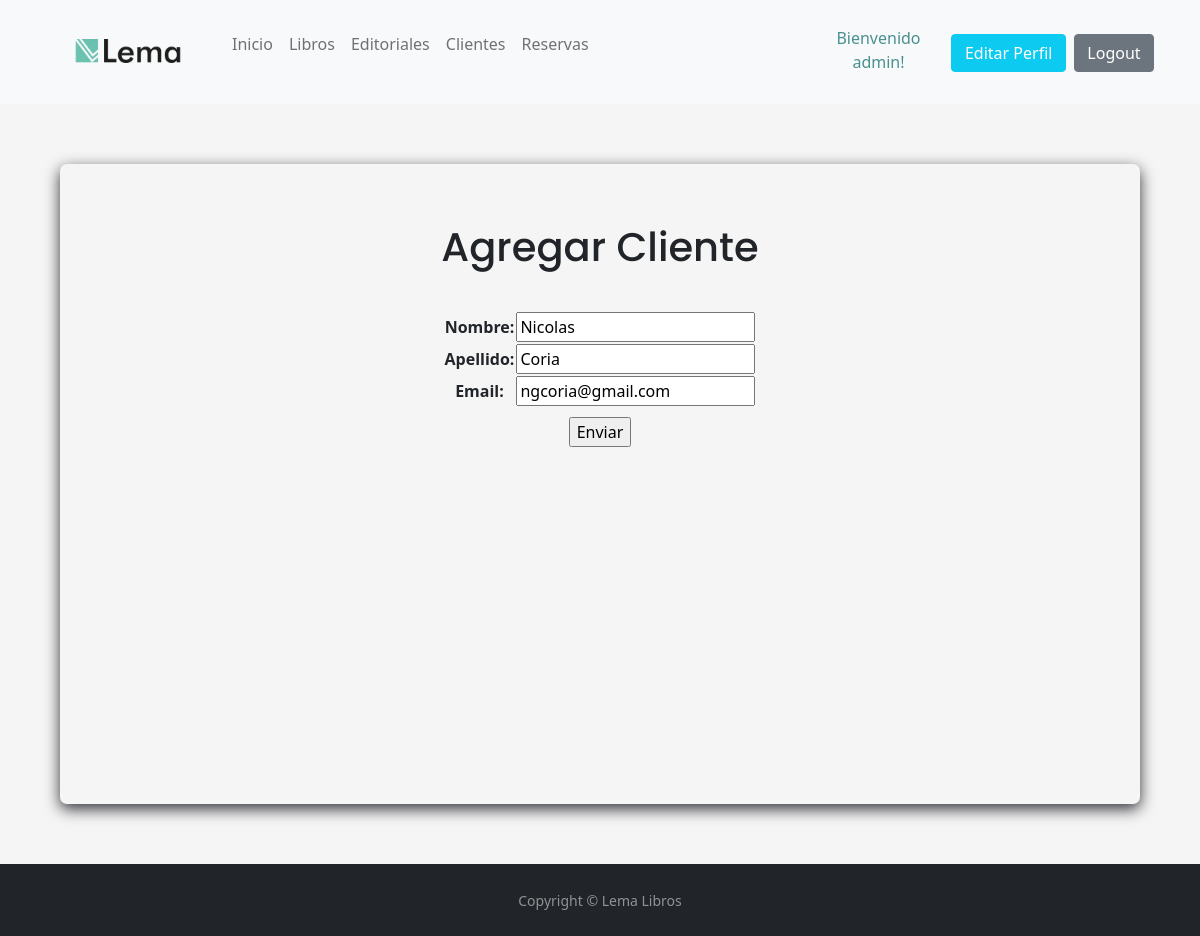
The page /negocio/cliente_update/1/ (signed in) on the database its author committed.
### negocio/models.py (models this page shows, shortened)
class Cliente(models.Model):
    nombre = models.CharField(max_length=25)
    apellido = models.CharField(max_length=25)
    email = models.EmailField()
    class Meta:
        verbose_name = "Cliente"
        verbose_name_plural = "Clientes"

### negocio/views.py (the view)
# urls.py: path('cliente_update/<int:pk>/', ClienteUpdate.as_view(), name="cliente_update"),
class ClienteUpdate(LoginRequiredMixin, UpdateView):
    model = Cliente
    fields = ['nombre', 'apellido', 'email']
    success_url = reverse_lazy("clientes")

### negocio/templates/negocio/cliente_form.html (shortened to what this page needs)
<!DOCTYPE html>
<html>
    <head>
        {% extends 'negocio/home.html' %}
        {% block contenido %}
            <h1>Agregar Cliente</h1>
            <div class="formulario">
                <form action="" method="post">
                    <table>
                        {{ form.as_table }}
                    </table>
                    <input class="boton" type="submit" value="Enviar">
                </form>
            </div>
        {% endblock contenido %}

### negocio/templates/negocio/home.html (shortened to what this page needs)
<!DOCTYPE html>
<html>
    <head>
        {% load static %}
        <link href="https://cdn.jsdelivr.net/npm/bootstrap@5.1.3/dist/css/bootstrap.min.css" rel="stylesheet">
        <link rel="stylesheet" href="{% static 'css/style.css' %}">
    </head>
    <body>
        <header>
            <nav id=navbar class="navbar navbar-expand-lg navbar-light bg-light">
                <a class="navbar-brand" href="{% url 'home' %}"><img id=logo src="{% static 'images/logo.jpg' %}" alt="Logo de Lema"></a>
                <div class="collapse navbar-collapse" id="navbarNav">
                  <ul class="navbar-nav">
                    <li class="nav-item active">
                      <a class="nav-link" href="{% url 'home' %}">Inicio</a>
                    </li>
                    {% if user.is_authenticated %}
                      <li class="nav-item active">
                        <a class="nav-link" href="{% url 'libros' %}">Libros</a>
                      </li>
                      <li class="nav-item">
                        <a class="nav-link" href="{% url 'editoriales' %}">Editoriales</a>
                      </li>
                      <li class="nav-item">
                        <a class="nav-link" href="{% url 'clientes' %}">Clientes</a>
                      </li>
                      <li class="nav-item">
                        <a class="nav-link" href="{% url 'reservas' %}">Reservas</a>
                      </li>
                      <div class="botones_navbar">
                        <p id="mensaje_bienvenida">Bienvenido {{user.username}}!</p>
                        <a href="{% url 'editar_perfil' %}" class="btn btn-info">Editar Perfil</a>
                        <form action="{% url 'logout' %}" method="post">
                          <button class="btn btn-secondary" type="submit">Logout</button>
                        </form>
                      </div>
                    {% else %}
                      <div class="botones_navbar">
                        <a href="{% url 'registro' %}" class="btn btn-success">Register</a>
                        <a href="{% url 'login' %}" class="btn">Login</a>
                      </div>
                    {% endif %}
                  </ul>
                </div>
            </nav>
        </header>
        <main>
        {% block contenido %}{% endblock contenido %}
        </main>
        <footer id="sticky-footer" class="flex-shrink-0 py-4 bg-dark text-white-50">
          <div class="container text-center">
            <small>Copyright &copy; Lema Libros</small>
          </div>
        </footer>
    </body>
</html>

### negocio/static/css/style.css (style rules this page uses)
body { background-color: whitesmoke; background-image: url(../images/background.jpg); background-size: cover; background-position: center; background-attachment: fixed; }
#navbar { display: flex; justify-content: space-between; align-items: center; padding: 10px 4% 8px 4%; }
#logo { width: 180px; margin-left: -10px; margin-right: -10px; margin-bottom: 4px; }
.botones_navbar { display: flex; align-items: center; align-self: center; position: absolute; right: 0; margin-right: 4%; }
#mensaje_bienvenida { color: rgb(73, 144, 144); text-align: center; margin-top: 3%; }
.btn { margin: 2%; }
.btn-info { color: white !important; width: 120px; height: 38px; }
main { padding: 5px; margin: 60px 60px; background-color: whitesmoke; background-size: cover; background-position: center; box-shadow: 0px 5px 15px #323338; border-radius: 7px; animation-name: fade-in; animation-duration: 5s; animation-timing-function: ease-out; min-height: 80vh; }
h1, h2, h4 { display: flex; justify-content: center; align-items: center; padding: 5% 0% 3% 0%; font-family: 'Poppins', sans-serif; }
.formulario { display: flex; justify-content: center; text-align: center; }
.boton { margin-top: 10px; }
li { margin-bottom: 5%; }

### rows shown on the page
Cliente: nombre "Nicolas", apellido "Coria", email "ngcoria@gmail.com"

### other values the page prints
{{ user.username }} "admin"
